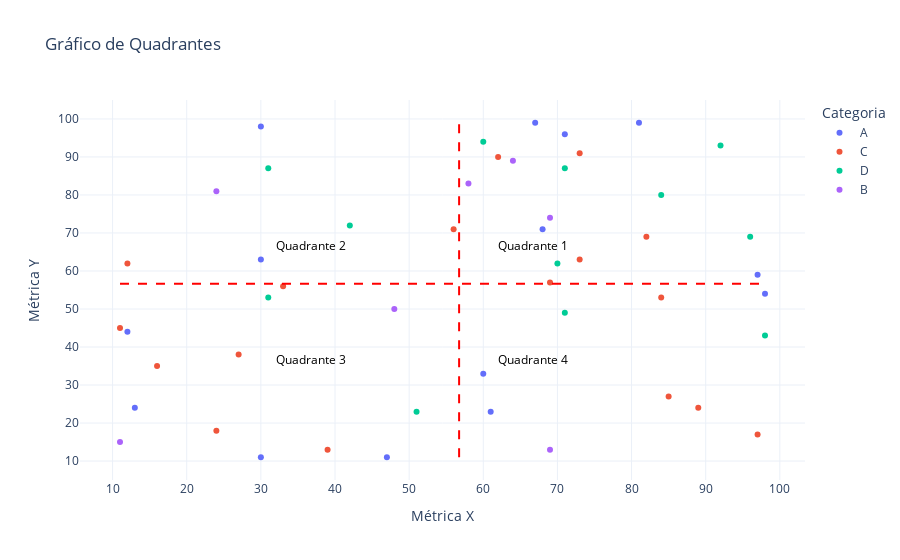

Notebook cell for this chart:
### Code cell
import plotly.express as px
import pandas as pd
import numpy as np

# Criar um DataFrame de exemplo
np.random.seed(42)
df = pd.DataFrame({
    "X": np.random.randint(10, 100, 50),
    "Y": np.random.randint(10, 100, 50),
    "Categoria": np.random.choice(["A", "B", "C", "D"], 50)
})

# Calcular as médias para definir os quadrantes
mean_x = df["X"].mean()
mean_y = df["Y"].mean()

# Criar o gráfico de dispersão
fig = px.scatter(df, x="X", y="Y", color="Categoria", title="Gráfico de Quadrantes",
                 labels={"X": "Métrica X", "Y": "Métrica Y"}, template="plotly_white")

# Adicionar linhas dos quadrantes (médias)
fig.add_shape(type="line", x0=mean_x, x1=mean_x, y0=df["Y"].min(), y1=df["Y"].max(),
              line=dict(color="red", width=2, dash="dash"))
fig.add_shape(type="line", x0=df["X"].min(), x1=df["X"].max(), y0=mean_y, y1=mean_y,
              line=dict(color="red", width=2, dash="dash"))

# Adicionar anotações para os quadrantes
fig.add_annotation(x=mean_x + 10, y=mean_y + 10, text="Quadrante 1", showarrow=False, font_size=12, font_color="black")
fig.add_annotation(x=mean_x - 20, y=mean_y + 10, text="Quadrante 2", showarrow=False, font_size=12, font_color="black")
fig.add_annotation(x=mean_x - 20, y=mean_y - 20, text="Quadrante 3", showarrow=False, font_size=12, font_color="black")
fig.add_annotation(x=mean_x + 10, y=mean_y - 20, text="Quadrante 4", showarrow=False, font_size=12, font_color="black")

# Exibir o gráfico
fig.show()

### Figure 1 — Plotly figure (JSON) as saved in the notebook; plotly's stock layout.template omitted (floating-point values rounded to 4 significant figures)
{"data": [{"hovertemplate": "Categoria=A<br>Métrica X=%{x}<br>Métrica Y=%{y}<extra></extra>", "legendgroup": "A", "marker": {"color": "#636efa", "symbol": "circle"}, "mode": "markers", "name": "A", "orientation": "v", "showlegend": true, "type": "scatter", "x": [61, 81, 30, 12, 97, 47, 30, 67, 68, 71, 60, 30, 13, 98], "xaxis": "x", "y": [23, 99, 11, 44, 59, 11, 63, 99, 71, 96, 33, 98, 24, 54], "yaxis": "y"}, {"hovertemplate": "Categoria=C<br>Métrica X=%{x}<br>Métrica Y=%{y}<extra></extra>", "legendgroup": "C", "marker": {"color": "#EF553B", "symbol": "circle"}, "mode": "markers", "name": "C", "orientation": "v", "showlegend": true, "type": "scatter", "x": [24, 84, 97, 33, 62, 11, 39, 73, 85, 69, 89, 56, 73, 12, 16, 82, 27], "xaxis": "x", "y": [18, 53, 17, 56, 90, 45, 13, 63, 27, 57, 24, 71, 91, 62, 35, 69, 38], "yaxis": "y"}, {"hovertemplate": "Categoria=D<br>Métrica X=%{x}<br>Métrica Y=%{y}<extra></extra>", "legendgroup": "D", "marker": {"color": "#00cc96", "symbol": "circle"}, "mode": "markers", "name": "D", "orientation": "v", "showlegend": true, "type": "scatter", "x": [70, 92, 96, 84, 31, 42, 31, 98, 51, 71, 71, 60], "xaxis": "x", "y": [62, 93, 69, 80, 87, 72, 53, 43, 23, 87, 49, 94], "yaxis": "y"}, {"hovertemplate": "Categoria=B<br>Métrica X=%{x}<br>Métrica Y=%{y}<extra></extra>", "legendgroup": "B", "marker": {"color": "#ab63fa", "symbol": "circle"}, "mode": "markers", "name": "B", "orientation": "v", "showlegend": true, "type": "scatter", "x": [11, 69, 58, 24, 64, 48, 69], "xaxis": "x", "y": [15, 13, 83, 81, 89, 50, 74], "yaxis": "y"}], "layout": {"annotations": [{"font": {"color": "black", "size": 12}, "showarrow": false, "text": "Quadrante 1", "x": 66.74, "y": 66.62}, {"font": {"color": "black", "size": 12}, "showarrow": false, "text": "Quadrante 2", "x": 36.74, "y": 66.62}, {"font": {"color": "black", "size": 12}, "showarrow": false, "text": "Quadrante 3", "x": 36.74, "y": 36.62}, {"font": {"color": "black", "size": 12}, "showarrow": false, "text": "Quadrante 4", "x": 66.74, "y": 36.62}], "legend": {"title": {"text": "Categoria"}, "tracegroupgap": 0}, "shapes": [{"line": {"color": "red", "dash": "dash", "width": 2}, "type": "line", "x0": 56.74, "x1": 56.74, "y0": 11, "y1": 99}, {"line": {"color": "red", "dash": "dash", "width": 2}, "type": "line", "x0": 11, "x1": 98, "y0": 56.62, "y1": 56.62}], "title": {"text": "Gráfico de Quadrantes"}, "xaxis": {"anchor": "y", "domain": [0, 1], "title": {"text": "Métrica X"}}, "yaxis": {"anchor": "x", "domain": [0, 1], "title": {"text": "Métrica Y"}}}}
